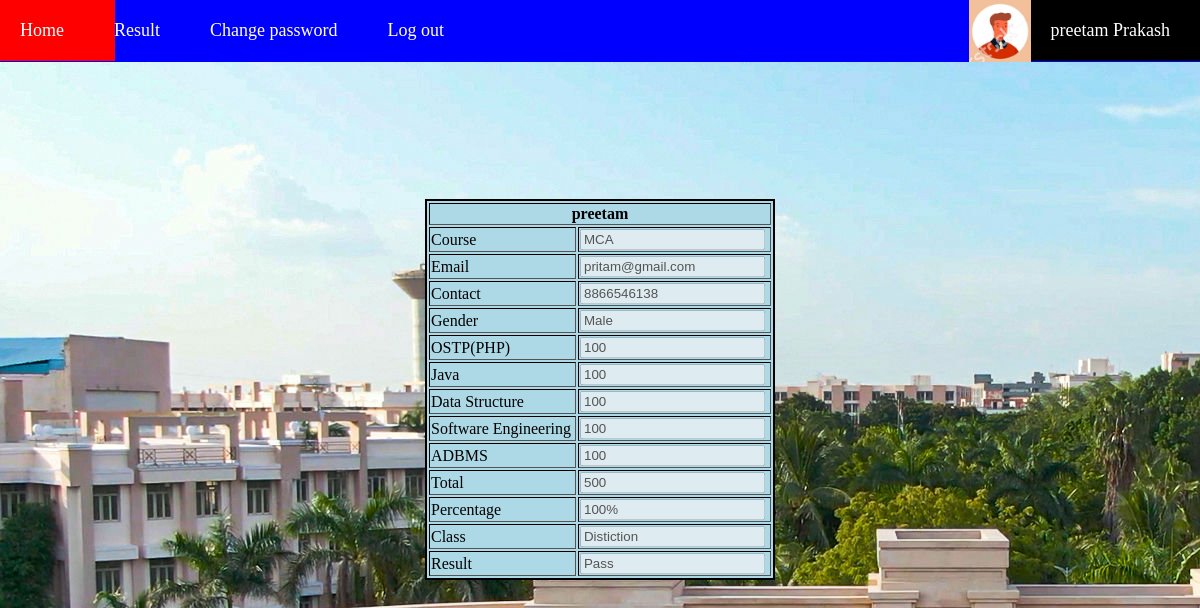
Screenshot of /stdhome.php?n=1 (signed in) with the database file from the repository.
### tables this page shows
CREATE TABLE IF NOT EXISTS `studentdetails` (
  `std_id` int(11) NOT NULL AUTO_INCREMENT,
  `std_name` varchar(50) NOT NULL,
  `course` varchar(20) NOT NULL,
  `email` varchar(50) NOT NULL,
  `psw` varchar(50) NOT NULL,
  `contact` varchar(20) NOT NULL,
  `gender` varchar(10) NOT NULL,
  PRIMARY KEY (`std_id`)
);

CREATE TABLE IF NOT EXISTS `studentresult` (
  `sr_no` int(11) NOT NULL AUTO_INCREMENT,
  `std_id` int(11) NOT NULL,
  `course` varchar(50) NOT NULL,
  `ostp` int(11) NOT NULL,
  `java` int(11) NOT NULL,
  `ds` int(11) NOT NULL,
  `se` int(11) NOT NULL,
  `adbms` int(11) NOT NULL,
  `total` double NOT NULL,
  `percentage` double NOT NULL,
  `class` int(11) NOT NULL,
  `result` int(11) NOT NULL,
  PRIMARY KEY (`sr_no`)
);

### stdhome.php (called while the page is built)
<?php include("stdheader.php") ?>
<?php include("result.php") ?>
<?php include("footer.php") ?>

### result.php (the view)
<?php
if(isset($_REQUEST['n']) && $_REQUEST['n']!='MCA' && $_REQUEST['n']!='Msc(IT)')
{
    $id=$_REQUEST['n'];
}
							$f1 = "SELECT s.std_id,s.std_name,s.course,s.email,s.contact,s.gender,
									r.ostp,r.java,r.ds,r.se,r.adbms,r.total,r.percentage,r.class,r.result
									FROM   studentdetails s
									INNER JOIN studentresult r
									ON s.std_id=r.std_id
									WHERE s.std_id=$id";
									$m=mysqli_query($con,$f1);
									$d1=mysqli_fetch_array($m);
						?>
			<br/><br/><br/>
<?php if($d1==false)
		{
	?>
<center>
	<h1 style="color:red; background:black">Result is not uploaded</h1>
</center>
	<?php
	}
	else
	{
	?>
<center>
	<div class="displayresult">
		<table border="1">
			<thead>
				<tr>
					<th colspan=2> <?php echo $d1['std_name'] ?> </th>
				</tr>
			</thead>
			<tbody>
				<tr>
					<td>Course</td>
					<td><input  type="text" disabled value="<?php echo $d1['course'] ?>"></td>
				</tr>
				<tr>
					<td>Email</td>
					<td><input type="text" disabled value="<?php echo $d1['email'] ?>"></td>
				</tr>
							<tr>
					<td>Contact</td>
					<td><input type="text" disabled  value="<?php echo $d1['contact'] ?>" /></td>
				</tr>
				<tr>
					<td>Gender</td>
					<td><input type="text" disabled  value="<?php echo $d1['gender'] ?>" /></td>
				</tr>
				<tr>
					<td>
						OSTP(PHP)
					</td>
					<td>
						<input type="number" disabled  value="<?php echo $d1['ostp'] ?>"   />
					</td>
				</tr>
				<tr>
					<td>
						Java
					</td>
					<td>
						<input type="number" disabled  value="<?php echo $d1['java'] ?>" />
					</td>
				</tr>
				<tr>
					<td>
						Data Structure
					</td>
					<td>
						<input type="number" disabled  value="<?php echo $d1['ds'] ?>" />
					</td>
				</tr>
				<tr>
					<td>
						Software Engineering
					</td>
					<td>
						<input type="number" disabled  value="<?php echo $d1['se'] ?>" />
					</td>
				</tr>
				<tr>
					<td>
						ADBMS
					</td>
					<td>
						<input type="number" disabled  value="<?php echo $d1['adbms'] ?>" />
					</td>
				</tr>
					<tr>
					<td>
						Total
					</td>
					<td>
						<input type="number" disabled  value="<?php echo $d1['total'] ?>" />
					</td>
				</tr>
					<tr>
					<td>
						Percentage
					</td>
					<td>
						<input type="text" disabled  value="<?php echo $d1['percentage'] . '%' ?>" />
					</td>
				</tr>
					<tr>
					<td>
						Class
					</td>
					<td>
						<input type="text" disabled  value="<?php echo $d1['class'] ?>" />
					</td>
				</tr>
					<tr>
					<td>
						Result
					</td>
					<td>
						<input type="text" disabled  value="<?php echo $d1['result'] ?>" />
					</td>
				</tr>
			</tbody>
		</table>
	</div>
	<?php
		}
	?>
</center>

### stdheader.php (shortened to what this page needs)
<?php include("dbconnect.php") ?>
<?php
	$stdid=$_REQUEST['n'];
	$detail="SELECT * from studentdetails WHERE std_id=$stdid";
	$q=mysqli_query($con,$detail);
	$dis=mysqli_fetch_array($q);
?>
<html>
	<head>
		<link href="style.css" rel='stylesheet'>
	</head>
	<body class="image">
		<nav>
		<ul>
			<li><a href="home.php?n=<?php echo $dis['std_id']?>" >Home</a></li>&nbsp;&nbsp;&nbsp;&nbsp; &nbsp;&nbsp;&nbsp;&nbsp;
			<li><a href="stdhome.php?n=<?php echo $dis['std_id']?>" >Result</a></li>&nbsp;&nbsp;&nbsp;&nbsp; &nbsp;&nbsp;&nbsp;&nbsp;
			<li><a href="changepsw.php?n=<?php echo $dis['std_id']?>&n1=null&c=null">Change password</a></li>&nbsp;&nbsp;&nbsp;&nbsp;&nbsp;&nbsp;&nbsp;&nbsp;
			<li><a href="logout.php" >Log out</a></li>
			<div class="profile">
				<li><img  src='image/<?php echo $dis['profilepic'] ?>' height=62 width=62></li>
				<li><a href="home.php?n=<?php echo  $dis['std_id'] ?>" class=" active"><?php echo  $dis['std_name']." ".$dis['surname'] ?></a></li>
		</ul>
		</nav>
		<br><br><br><br><br><br>

### footer.php (shortened to what this page needs)
	</body>
</html>

### style.css (style rules this page uses)
body { margin-top:0; font-family: "calibri"; font-size: 18px; margin-left:0; }
nav { padding:0px; background:blue; color:white; position:fixed; width:100%; display:block; }
nav ul { list-style-type: none; margin: 0; padding: 0; }
nav li { float:left; }
.profile { margin:0; height:62; float:right; }
nav li a { display: block; color:white; width: 80%; text-decoration: none; padding:20px; margin-right:10px; }
nav li a.active { background-color:#000000; color:white; }
a { color:blue; text-decoration: none; }
.displayresult { padding:10; }
.displayresult table { border:2px solid black; width:350px; background:lightblue; }
.image { background-image:url("123.jpg"); position:relative; background-size: auto; width:100%; background-attachment:fixed; background-repeat: no-repeat; }

### rows the page displays
studentdetails: profilepic (picture), std_name "preetam", surname "Prakash"
studentresult: std.std_name "preetam", std.course "MCA", std.email "pritam@gmail.com", std.contact "8866546138", std.gender "Male", ostp "100", java "100", ds "100", se "100", adbms "100", total "500", percentage "100%", class "Distiction", result "Pass"
